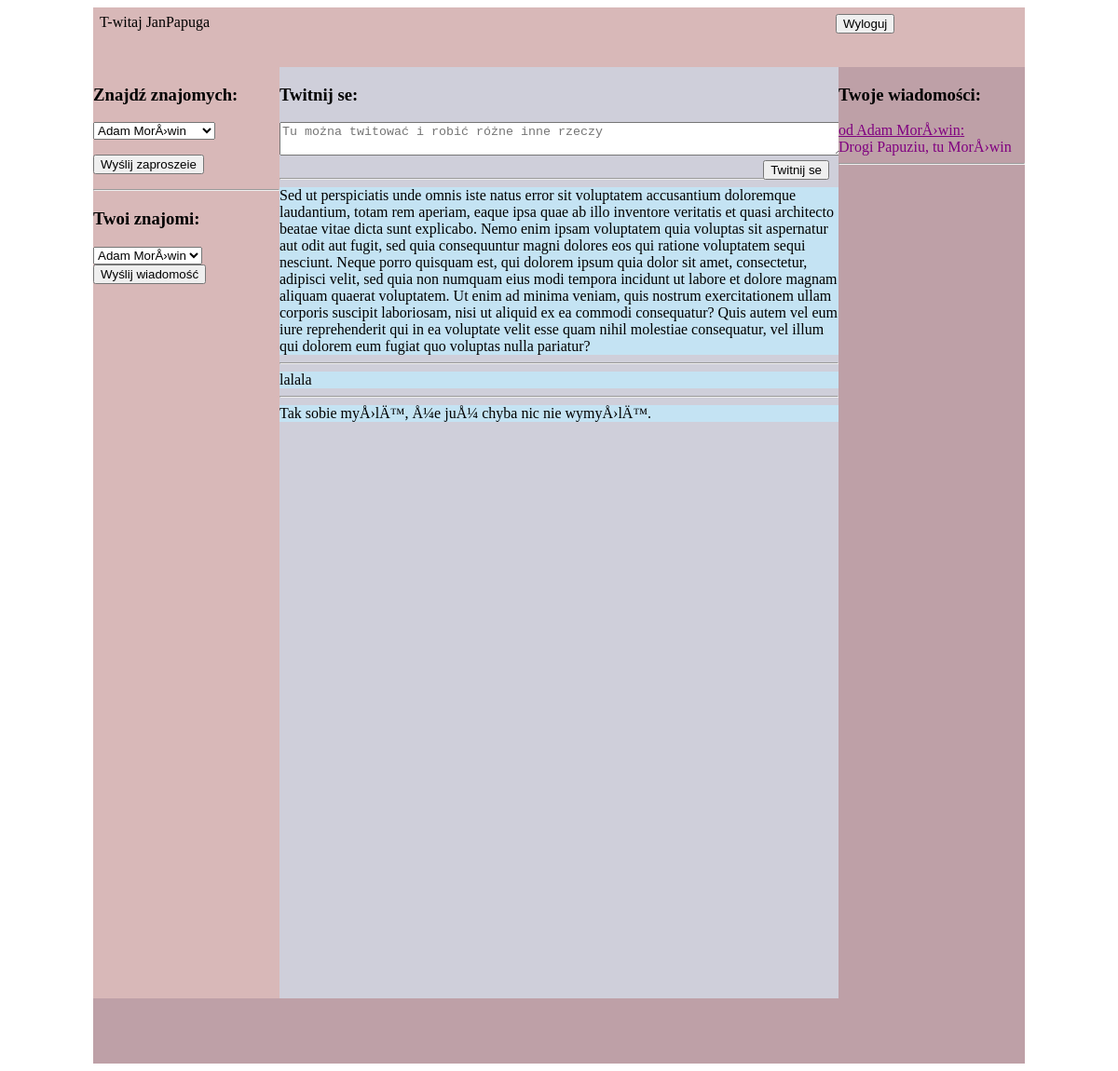
Screenshot of /src/logedIn.php (signed in) with the database file from the repository.
### tables this page shows
CREATE TABLE `twits` (
  `id` int(11) NOT NULL,
  `twit` text NOT NULL,
  `user_id` int(11) NOT NULL,
  `twit_date` datetime NOT NULL DEFAULT CURRENT_TIMESTAMP
);

CREATE TABLE `messages` (
  `id` int(11) NOT NULL,
  `sender_id` int(11) DEFAULT NULL,
  `receiver_id` int(11) DEFAULT NULL,
  `sender_id_bckp` int(11) NOT NULL,
  `receiver_id_bckp` int(11) NOT NULL,
  `message` text NOT NULL,
  `received` tinyint(1) DEFAULT NULL,
  `create_date` datetime NOT NULL DEFAULT CURRENT_TIMESTAMP
);

CREATE TABLE `users` (
  `id` int(11) NOT NULL,
  `username` varchar(255) NOT NULL,
  `hashedPassword` varchar(255) NOT NULL,
  `email` varchar(255) NOT NULL,
  `create_date` datetime NOT NULL DEFAULT CURRENT_TIMESTAMP
);

### src/logedIn.php (the view, shortened to what this page needs)
<!DOCTYPE html>
<html>
    <head>
        <link href="../CSS/styleShit.css" rel="stylesheet" type="text/css"/>
    </head>
    <body>
        <div id='container'>
            <div id='logedInH'>
                <div style='float: left; width: 800px;'>
                    <?php
                        echo "T-witaj ".$_SESSION['username'];
                    ?>
                </div>
                <div style='float: left;'>
                    <form action="logout.php">
                        <button name='logout'class='myButton'>Wyloguj</button>
                    </form>
                </div>
            </div>
            <div id='left'>
                <h3>Znajdź znajomych:</h3>
                <form method='POST' action='invitationHandling.php'>
                    <?php
                        $conn = DBConnectConfig::getDbConnection();
                        $sql = "SELECT * FROM users";
                        $result = $conn->query($sql);
                        if ( $result->num_rows > 0 ) {
                            echo "<select name='chooseFriend'>";
                            foreach ($result as $res) {
                                if ( $res['id'] != $_SESSION['id'] ) {
                                    echo  "<option value={$res['id']}>{$res['username']}</option>";
                                }
                            }
                            echo "</select>";
                        }
                    ?>
                    <p>
                    <input type='submit' value='Wyślij zaproszeie'>
                </form>
                <div id='yourFriends'>
                    <hr>
                    <h3>Twoi znajomi:</h3>
                    <?php
                        $conn = DBConnectConfig::getDbConnection();
                        $sql = "SELECT u.id, u.username, u.email FROM users u join friendships f ON u.id = f.friend_id WHERE f.user_id = {$_SESSION['id']}";
                        $result = $conn->query($sql);
                        if ( $result->num_rows > 0 ) {
                            echo "<form method='POST' action='yourFriendsHandling.php'>"
                            . "<select name='chooseFriend'>";
                            foreach ($result as $row) {
                                echo  "<option value={$row['id']}>{$row['username']}</option>";
                            }
                            echo "</select>";
                            echo "<button name='sendMessage'>Wyślij wiadomość</button></form>";
                        } else {
                            echo "Nie masz jeszcze znajomych";
                        }
                    ?>
                </div>
            </div>
            <div id='center'>
                <div id='zaTwituj'>
                    <form action='postHandling.php' method='POST'>
                        <label><h3>Twitnij se:<h3>
                            <textarea name="twitYourself" id="twitYourself" class='textArea' placeholder="Tu można twitować i robić różne inne rzeczy"></textarea>
                        </label>
                        <br>
                        <input type='submit' id="twitBtn" value='Twitnij se' class='myButton'>
                    </form>
                </div>
                <div id='Twity'>
                    <?php
                        $conn = DBConnectConfig::getDbConnection();
                        $sql = "SELECT * FROM `twits` ORDER BY `twit_date` DESC";
                        $result = $conn->query($sql);
                        if( $result->num_rows > 0 ) {
                            foreach( $result as $row ) {
                                echo "<hr>
                                <div class='printedtwit'>{$row['twit']}
                                </div>";
                            }
                        }
                    ?>
                </div>
            </div>
            <div id='right'>
                <h3>Twoje wiadomości: </h3>
                <?php
                    $conn = DBConnectConfig::getDbConnection();
                    $sql = "SELECT m.id as id, m.receiver_id as receivId, m.message AS message, u.username AS senderName, m.received AS received
                            FROM messages m JOIN `users` u
                            ON m.sender_id = u.id
                            ORDER BY m.create_date DESC";
                    $result = $conn->query($sql);
                    if ( $result->num_rows > 0 ) {
                        foreach ( $result as $row ) {
                            if ($row['receivId'] == $_SESSION['id']) {
                                if ($row['received'] == null) {
                                    $old = 'purple_col';
                                } else {
                                    $old = 'marrow_col';
                                }
                                echo "<div class='received_msg ".$old."'>
                                        <u>od {$row['senderName']}:</u>
                                        <br>
                                        {$row['message']}
                                     </div>
                                     <hr>";
                            }
                        }
                    }
                ?>
            </div>
            <div id='foohter'>
            </div>
        </div>
    </body>
</html>

### CSS/styleShit.css (style rules this page uses)
div .printedtwit { display: block; background-color: #c4e3f3; max-width: 600px; }
#container { width: 1000px; margin-left: auto; margin-right: auto; }
#logedInH { background-color: #d8b8b8; min-height: 50px; padding: 7px; vertical-align: middle; }
#left { float: left; background-color: #d8b8b8; width: 200px; min-height: 1000px; }
#center { float: left; background-color: #cfcfda; width: 600px; height: 1000px; }
#right { float: left; background-color: #bea0a7; width: 200px; min-height: 1000px; }
#foohter { clear: both; background-color: #bea0a7; min-height: 70px; }
.textArea { width: 600px; }
.myButton { float: right; position: relative; right: 10px; }
.purple_col { color: purple; }

### rows the page displays
twits: twit "Sed ut perspiciatis unde omnis iste natus error sit voluptatem accusantium doloremque laudantium, totam rem aperiam, eaque ipsa quae ab illo inventore veritatis et quasi architecto beatae vitae dicta sunt explicabo. Nemo enim ipsam voluptatem quia voluptas sit aspernatur aut odit aut fugit, sed quia consequuntur magni dolores eos qui ratione voluptatem sequi nesciunt. Neque porro quisquam est, qui dolorem ipsum quia dolor sit amet, consectetur, adipisci velit, sed quia non numquam eius modi tempora incidunt ut labore et dolore magnam aliquam quaerat voluptatem. Ut enim ad minima veniam, quis nostrum exercitationem ullam corporis suscipit laboriosam, nisi ut aliquid ex ea commodi…"
twits: twit "lalala"
twits: twit "Tak sobie myÅ›lÄ™, Å¼e juÅ¼ chyba nic nie wymyÅ›lÄ™."
messages: sender.username "Adam MorÅ›win", message "Drogi Papuziu, tu MorÅ›win"

### other values shown
$_SESSION['username'] "JanPapuga"
form field chooseFriend "Adam MorÅ›win"
